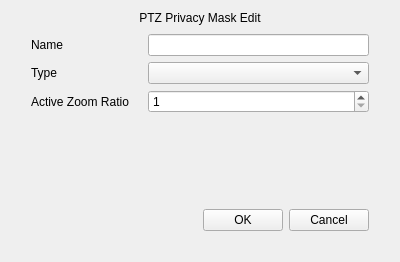
<?xml version="1.0" encoding="UTF-8"?>
<ui version="4.0">
 <class>PtzMaskEdit</class>
 <widget class="QWidget" name="PtzMaskEdit">
  <property name="geometry">
   <rect>
    <x>0</x>
    <y>0</y>
    <width>400</width>
    <height>262</height>
   </rect>
  </property>
  <property name="windowTitle">
   <string>Dialog</string>
  </property>
  <layout class="QVBoxLayout" name="verticalLayout">
   <property name="spacing">
    <number>0</number>
   </property>
   <item>
    <widget class="QLabel" name="label_title">
     <property name="text">
      <string>PTZ Privacy Mask Edit</string>
     </property>
     <property name="alignment">
      <set>Qt::AlignCenter</set>
     </property>
    </widget>
   </item>
   <item>
    <widget class="QWidget" name="widget_background" native="true">
     <property name="focusPolicy">
      <enum>Qt::StrongFocus</enum>
     </property>
     <layout class="QVBoxLayout" name="verticalLayout_2">
      <property name="leftMargin">
       <number>20</number>
      </property>
      <property name="rightMargin">
       <number>20</number>
      </property>
      <property name="bottomMargin">
       <number>20</number>
      </property>
      <item>
       <layout class="QGridLayout" name="gridLayout">
        <item row="1" column="1">
         <widget class="MyLineEdit" name="lineEdit_name">
          <property name="sizePolicy">
           <sizepolicy hsizetype="Expanding" vsizetype="Fixed">
            <horstretch>2</horstretch>
            <verstretch>0</verstretch>
           </sizepolicy>
          </property>
         </widget>
        </item>
        <item row="3" column="0">
         <widget class="QLabel" name="label_ratio">
          <property name="text">
           <string>Active Zoom Ratio</string>
          </property>
         </widget>
        </item>
        <item row="1" column="0">
         <widget class="QLabel" name="label_name">
          <property name="sizePolicy">
           <sizepolicy hsizetype="Preferred" vsizetype="Preferred">
            <horstretch>1</horstretch>
            <verstretch>0</verstretch>
           </sizepolicy>
          </property>
          <property name="text">
           <string>Name</string>
          </property>
         </widget>
        </item>
        <item row="2" column="1">
         <widget class="ComboBox" name="comboBox_type"/>
        </item>
        <item row="2" column="0">
         <widget class="QLabel" name="label_type">
          <property name="text">
           <string>Type</string>
          </property>
         </widget>
        </item>
        <item row="3" column="1">
         <widget class="MySpinBox" name="spinBox_ratio">
          <property name="minimum">
           <number>1</number>
          </property>
         </widget>
        </item>
       </layout>
      </item>
      <item>
       <spacer name="verticalSpacer">
        <property name="orientation">
         <enum>Qt::Vertical</enum>
        </property>
        <property name="sizeHint" stdset="0">
         <size>
          <width>20</width>
          <height>109</height>
         </size>
        </property>
       </spacer>
      </item>
      <item>
       <layout class="QHBoxLayout" name="horizontalLayout">
        <item>
         <spacer name="horizontalSpacer">
          <property name="orientation">
           <enum>Qt::Horizontal</enum>
          </property>
          <property name="sizeHint" stdset="0">
           <size>
            <width>40</width>
            <height>20</height>
           </size>
          </property>
         </spacer>
        </item>
        <item>
         <widget class="QPushButton" name="pushButton_ok">
          <property name="text">
           <string>OK</string>
          </property>
         </widget>
        </item>
        <item>
         <widget class="QPushButton" name="pushButton_cancel">
          <property name="text">
           <string>Cancel</string>
          </property>
         </widget>
        </item>
       </layout>
      </item>
     </layout>
    </widget>
   </item>
  </layout>
 </widget>
 <customwidgets>
  <customwidget>
   <class>MyLineEdit</class>
   <extends>QLineEdit</extends>
   <header>mylineedit.h</header>
  </customwidget>
  <customwidget>
   <class>ComboBox</class>
   <extends>QComboBox</extends>
   <header>combobox.h</header>
  </customwidget>
  <customwidget>
   <class>MySpinBox</class>
   <extends>QSpinBox</extends>
   <header>myspinbox.h</header>
  </customwidget>
 </customwidgets>
 <resources/>
 <connections/>
</ui>
